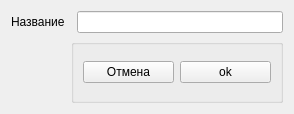
<?xml version="1.0" encoding="UTF-8"?>
<ui version="4.0">
 <class>new_distributor_form</class>
 <widget class="QWidget" name="new_distributor_form">
  <property name="geometry">
   <rect>
    <x>0</x>
    <y>0</y>
    <width>294</width>
    <height>114</height>
   </rect>
  </property>
  <property name="windowTitle">
   <string>Form</string>
  </property>
  <layout class="QGridLayout" name="gridLayout">
   <item row="0" column="0">
    <widget class="QLabel" name="label">
     <property name="text">
      <string>Название</string>
     </property>
    </widget>
   </item>
   <item row="0" column="2">
    <widget class="QLineEdit" name="distributor_name"/>
   </item>
   <item row="1" column="1" colspan="2">
    <widget class="QGroupBox" name="groupBox">
     <property name="title">
      <string/>
     </property>
     <layout class="QGridLayout" name="gridLayout_2">
      <item row="0" column="0">
       <widget class="QPushButton" name="cancel_btn">
        <property name="text">
         <string>Отмена</string>
        </property>
       </widget>
      </item>
      <item row="0" column="1">
       <widget class="QPushButton" name="ok_btn">
        <property name="text">
         <string>ok</string>
        </property>
       </widget>
      </item>
     </layout>
    </widget>
   </item>
  </layout>
 </widget>
 <resources/>
 <connections>
  <connection>
   <sender>cancel_btn</sender>
   <signal>clicked()</signal>
   <receiver>new_distributor_form</receiver>
   <slot>close()</slot>
   <hints>
    <hint type="sourcelabel">
     <x>211</x>
     <y>108</y>
    </hint>
    <hint type="destinationlabel">
     <x>199</x>
     <y>71</y>
    </hint>
   </hints>
  </connection>
 </connections>
</ui>
